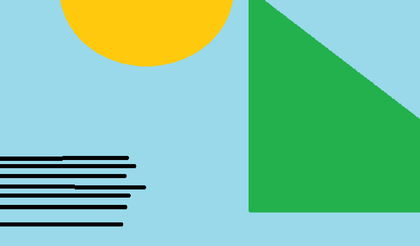
%> input picture test.png, 420 x 246 px, shrunk from 1443 x 844 before the run
$ octave --eval "bai3;"   (GNU Octave 9; MATLAB toolbox functions it lacks are replaced by stand-ins)
%> lines starting %> are read from the running program, lines starting %| are printed output that depends on the picture
### greenChanel.m
function y = greenChanel(I,mG)
[j,k] = size(I); %The size of the input
y = zeros(j,k); %Create a copy of the input
for m = 3:j-2
    for n = 3:k-2
        if(mG(m,n) == 0)
        deltaH = abs((I(m-2,n)+I(m+2,n))/2-I(m,n));
        deltaV = abs((I(m,n-2)+I(m,n-2))/2-I(m,n));
        if round(deltaH-deltaV)<0
            y(m,n)= (I(m-1,n)+I(m+1,n))/2;
        elseif round(deltaH-deltaV)>0
            y(m,n)= (I(m,n-1)+I(m,n-1))/2;
        else
            y(m,n)= (I(m-1,n)+I(m+1,n)+I(m,n-1)+I(m,n-1))/4;
        end
        end
    end
end
% [4 lines of commented-out code are left out]
y(mG==1) = I(mG==1);
figure, imshow(uint8(y)), title('Green');
end

### interpolatedRed.m
function out = interpolatedRed(mosaic, rMat, gMat)
%Input grayMosaic,red Matrix and green Matrix of the Bayer filter in of the
%img
%Output the interpolated red values in the blue matrix
[row, col, ~] = size(mosaic);
out = ones(row,col);

for i=2:2:row-2
    for j=2:2:col-2
        out(i,j) = ((mosaic(i-1,j-1)-gMat(i-1,j-1))+(mosaic(i+1,j+1)-gMat(i+1,j+1))+(mosaic(i-1,j+1)+gMat(i-1,j+1))+(mosaic(i+1,j-1)-gMat(i+1,j-1)))/4+gMat(i,j);
    end
end
out(rMat == 1) = mosaic(rMat == 1);
end

### redOnGreenInBlueLine.m
function out = redOnGreenInBlueLine(mosaic,RedInBlue,green)
%Input the graymosaic img, the interpolated red in blue and green channel
%Out the interpolated red on green grid in blue line
[row,col,~] = size(mosaic);
out = RedInBlue;
size(mosaic)
figure, imshow(uint8(out));

for i=1:2:row
    for j=2:2:col
        out(i,j) = (mosaic(i,j-1)-green(i,j-1)+mosaic(i,j+1)-green(i,j+1))/2 + green(i,j);
    end
end

for i=2:2:row
    for j=1:2:col
        out(i,j) = (mosaic(i,j-1)-green(i,j-1)+mosaic(i,j+1)-green(i,j+1))/2 + green(i,j);
    end
end

figure, imshow(uint8(out));

end

### bai3.m
function bai3
close all;
i = imread('test.png');
%> i is the input picture: size 246x420x3 uint8; mean R, G, B 124.8, 197.3, 165.6
i = double(i); %Original image
%> i: size 246x420x3 double
[row,col,~] = size(i); %Size of the image
%> row = 246; col = 420

%tao CFA mau do: [ RxRx , xxxx, RxRx]
%Red matrix
mR = zeros(row,col);
mR(1:2:end,1:2:end) = 1;
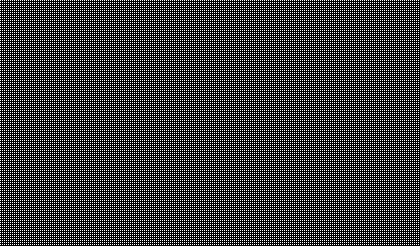
%> mR: size 246x420 double; values 0 (black) and 1 (white), 25% white in thin lines or dots
%Blue matrix
mB = zeros(row,col);
mB(2:2:end,2:2:end) = 1;
%Green matrix
mG = 1 - mR - mB;

jm = i(:,:,1).*mR + i(:,:,2).*mG + i(:,:,3).*mB; %Grayscale mosaic
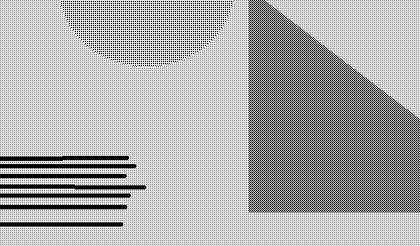
%> jm: size 246x420 double; min 0, max 255, mean 171.3
jc = i;
jc(:,:,1) = jc(:,:,1).*mR;
jc(:,:,2) = jc(:,:,2).*mG;
jc(:,:,3) = jc(:,:,3).*mB; %Color mosaic
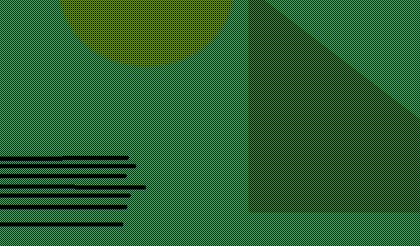
%> jc: size 246x420x3 double; mean R, G, B 31.2, 98.7, 41.4
figure
subplot(131); imshow(uint8(i)), title('Anh goc');
subplot(132); imshow(uint8(jm)), title('Gray mosaic');
subplot(133); imshow(uint8(jc)), title('Color mosaic');

green = zeros(row,col);
blue = green;
red = blue;
green = greenChanel(jm,mG);
%> after the loop in greenChanel, `for m = 3:j-2`:
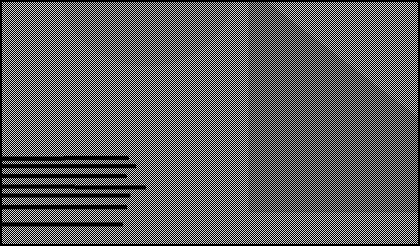
%> y: size 246x420 double; min 0, max 236, mean 96
%> after the loop in greenChanel, `for m = 3:j-2`: deltaH = 0
%> in greenChanel, `y(mG==1) = I(mG==1);`:
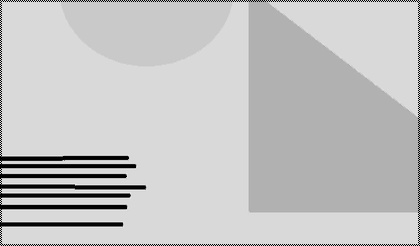
%> y: size 246x420 double; min 0, max 236, mean 194.7
% [10 lines of commented-out code are left out]

new_img = interpolatedRed(jm,mR,green);
%> after the loop in interpolatedRed, `for i=2:2:row-2`:
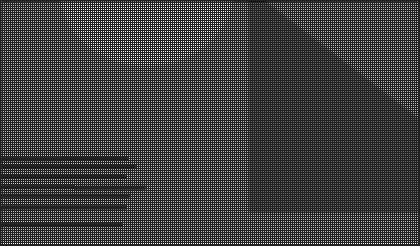
%> out: size 246x420 double; min -54.75, max 370, mean 55.5; drawn with min black and max white
figure, imshow(uint8(new_img)), title('interpolated Red on Blue');
%> after `imshow(uint8(new_img))`:
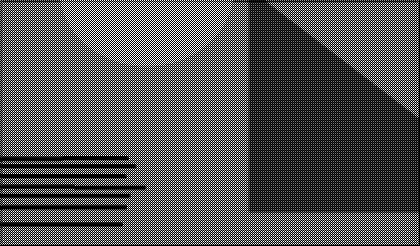
%> displayed picture: size 246x420, on the screen's scale of 0 to 255; min 0, max 255, mean 83.3

redOnGreenInBlueLine(jm,new_img,green);
%> the run ends on the next line

end
